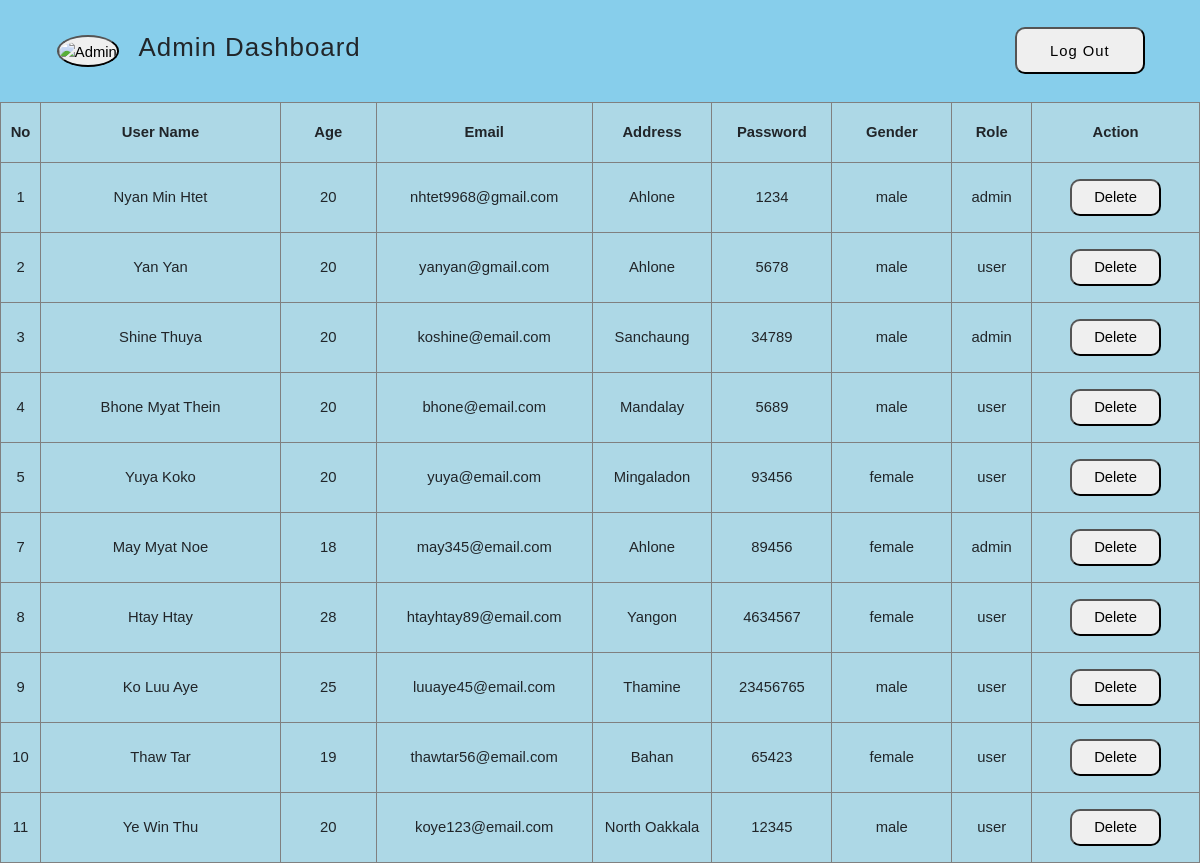
Page /YanYanFloralHouse/admin/customers.php on the committed database.
### tables this page shows
CREATE TABLE `user` (
  `id` int(11) NOT NULL,
  `username` varchar(30) NOT NULL,
  `age` int(11) NOT NULL,
  `email` varchar(50) NOT NULL,
  `address` varchar(30) NOT NULL,
  `password` varchar(20) NOT NULL,
  `gender` varchar(11) NOT NULL,
  `role` varchar(10) NOT NULL
);

### YanYanFloralHouse/admin/data.php (called while the page is built, shortened)
<?php
function getCustomers($conn){
    $sql= "select id as ID, username as Name, age as Age, email as Email, address as Address, password as Password, gender as Gender, role as Role from user";
    $stmt=$conn->query($sql);
    $users=$stmt->fetchALL(PDO::FETCH_ASSOC);
    return $users;
}
?>

### YanYanFloralHouse/admin/customers.php (the view, shortened to what this page needs)
<?php
require_once("config/dbconnect.php");
require_once("data.php");
$customers=getCustomers($conn);
?>
<!DOCTYPE html>
<html lang="en">
<head>
    <link rel="stylesheet" href="https://cdn.jsdelivr.net/npm/bootstrap@4.0.0/dist/css/bootstrap.min.css">
    <link rel="stylesheet" href="https://cdnjs.cloudflare.com/ajax/libs/font-awesome/4.7.0/css/font-awesome.min.css">
    <link rel="stylesheet" href="assets/css/style.css">
</head>
<body>
<?php
require("admin_header.php");
?>
<div id="main-content">
    <table border="1" cellpadding="5px" bgcolor="lightblue"
    style=" z-index: 100px; width: 100%; text-align: center;">
    <tr style="height: 60px;">
    <th>No</th>
    <th>User Name</th>
    <th>Age</th>
    <th>Email</th>
    <th>Address</th>
    <th>Password</th>
    <th>Gender</th>
    <th>Role</th>
    <th>Action</th>
    <?php foreach($customers as $customer){?>
         <tr style="height: 70px;">
         <td><?= $customer['ID'] ?></td>
         <td style="width: 20%;"><?= $customer['Name'] ?></td>
         <td style="width: 8%;"><?= $customer['Age'] ?></td>
         <td style="width: 18%;"><?= $customer['Email'] ?></td>
         <td style="width: 10%;"><?= $customer['Address'] ?></td>
         <td style="width: 10%;"><?= $customer['Password'] ?></td>
         <td style="width: 10%;"><?= $customer['Gender'] ?></td>
         <td><?= $customer['Role'] ?></td>
         <td style="width: 14%"><a href=<?="customer_delete.php?id=".$customer['ID']?>><button class="delete_btn" style="width: 55%; height: 37px; border-radius: 10px;">Delete</button></a></td></td>
    <?php } ?>
</div>
</body>
</html>

### YanYanFloralHouse/admin/admin_header.php (shortened to what this page needs)
<!DOCTYPE html>
<html lang="en">
<head>
</head>
<body>
<nav  class="navbar navbar-expand-md navbar-light px-2" style="background-color: skyblue;">
    <div id="main" class="navbar-brand ml-5">
        <button onclick="openNav()" style="border-radius: 50%;">
            <img src="assets/img/admin.webp" style="border-radius: 50%;" width="93" height="90" alt="Admin">
        </button>
    </div>
    <ul class="navbar-nav mr-auto">
    <h3 style="letter-spacing: 1px;">Admin Dashboard</h3>
    </ul>
    <div class="user-cart" style="display: flex; width: 15%;">
        <div>
            <a href="../customer/index.php"><input type="submit" name="sign_in_btn" value="Log Out"
            style="width: 130px; height:47px; border-radius:10px; letter-spacing: 1px; margin: 20px 0px 20px 0px;"></a>
        </div>
    </div>
</nav>
</body>
</html>

### YanYanFloralHouse/admin/assets/css/style.css (style rules this page uses)
* { margin: 0; padding: 0; font-family: 'Work Sans', sans-serif; font-size: 14.8px; }
#main { transition: margin-left .5s; padding: 5px; }

### rows in the picture
user: id "1", username "Nyan Min Htet", age "20", email "nhtet9968@gmail.com", address "Ahlone", password "1234", gender "male", role "admin"
user: id "2", username "Yan Yan", age "20", email "yanyan@gmail.com", address "Ahlone", password "5678", gender "male", role "user"
user: id "3", username "Shine Thuya", age "20", email "koshine@email.com", address "Sanchaung", password "34789", gender "male", role "admin"
user: id "4", username "Bhone Myat Thein", age "20", email "bhone@email.com", address "Mandalay", password "5689", gender "male", role "user"
user: id "5", username "Yuya Koko", age "20", email "yuya@email.com", address "Mingaladon", password "93456", gender "female", role "user"
user: id "7", username "May Myat Noe", age "18", email "may345@email.com", address "Ahlone", password "89456", gender "female", role "admin"
user: id "8", username "Htay Htay", age "28", email "htayhtay89@email.com", address "Yangon", password "4634567", gender "female", role "user"
user: id "9", username "Ko Luu Aye", age "25", email "luuaye45@email.com", address "Thamine", password "23456765", gender "male", role "user"
user: id "10", username "Thaw Tar", age "19", email "thawtar56@email.com", address "Bahan", password "65423", gender "female", role "user"
user: id "11", username "Ye Win Thu", age "20", email "koye123@email.com", address "North Oakkala", password "12345", gender "male", role "user"
